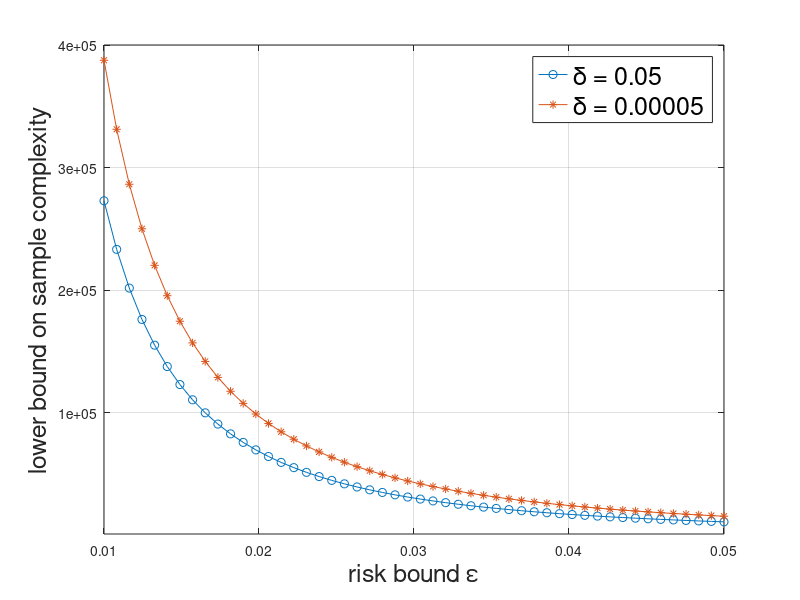

Here is the MATLAB script that generated this plot:
function [] = plot_sample_complexity()
epsilon_arr = linspace(0.01,0.05,50);
N_arr = zeros(2,50);
N_arr(1,:) = (1./(epsilon_arr.^2))*((4 + sqrt(0.5*log(1/0.05)))^2);
N_arr(2,:) = (1./(epsilon_arr.^2))*((4 + sqrt(0.5*log(1/0.00005)))^2);
plot(epsilon_arr,N_arr(1,:),'-o');
hold on;
plot(epsilon_arr,N_arr(2,:),'-*');
grid on;
axis([0.01 0.05 1000 400000]);
xlabel('risk bound \epsilon','FontSize',18,'Interpreter','tex');
ylabel('lower bound on sample complexity','FontSize',18,'Interpreter','tex');
legend({'\delta = 0.05', '\delta = 0.00005'},'FontSize',18);
hold off;
return